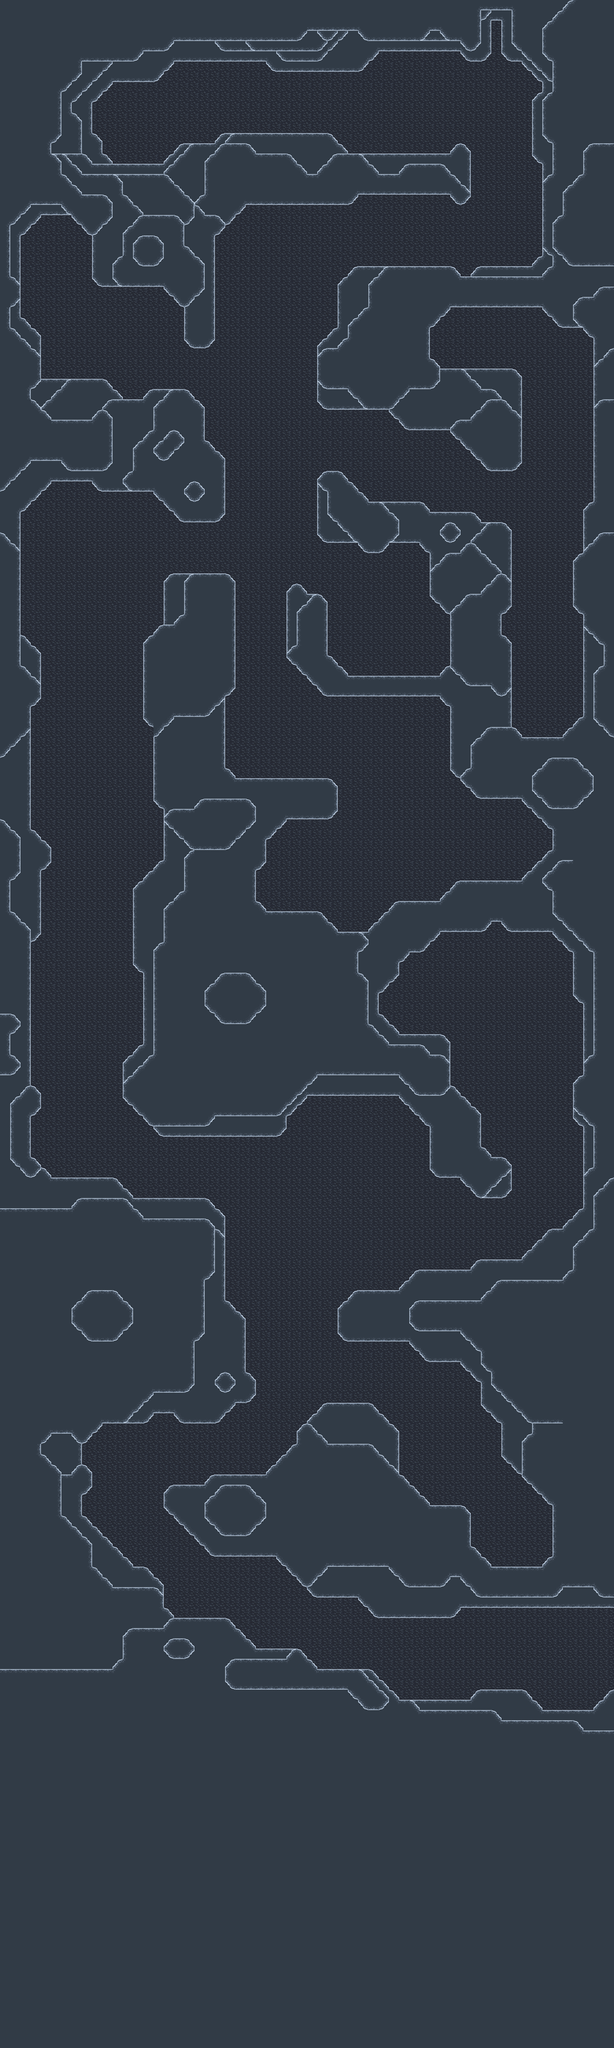

Rendered tile map (Tiled .tmx) drawn with the repository's tilesets; below, a short description and the map source with its tile grids summarised:
An orthogonal 60x200 tile map with 32x32 px tiles, 4 tile layers (ground, background, Walls, forground), 3 tilesets.

<map version="1.2" tiledversion="1.2.3" orientation="orthogonal" renderorder="right-down" width="60" height="200" tilewidth="32" tileheight="32" infinite="0" nextlayerid="7" nextobjectid="1">
 <tileset firstgid="1" name="slopes" tilewidth="32" tileheight="32" tilecount="54" columns="9">
  <image source="Slope1.png" width="288" height="216" />
 </tileset>
 <tileset firstgid="55" name="ground" tilewidth="32" tileheight="32" tilecount="16" columns="4">
  <image source="ground.png" width="144" height="144" />
 </tileset>
 <tileset firstgid="71" name="door" tilewidth="32" tileheight="32" tilecount="16" columns="4">
  <image source="door.png" width="144" height="144" />
 </tileset>
 <layer id="3" name="ground" width="60" height="200">
  <data>[12000 cells, 5683 non-empty, 13 distinct tile ids]</data>
 </layer>
 <layer id="4" name="background" width="60" height="200">
  <data>[12000 cells, 7379 non-empty, 23 distinct tile ids]</data>
 </layer>
 <layer id="1" name="Walls" width="60" height="200">
  <data>[12000 cells, 1336 non-empty, 18 distinct tile ids]</data>
 </layer>
 <layer id="6" name="forground" width="60" height="200">
  <data>[12000 cells, 1137 non-empty, 30 distinct tile ids]</data>
 </layer>
</map>
